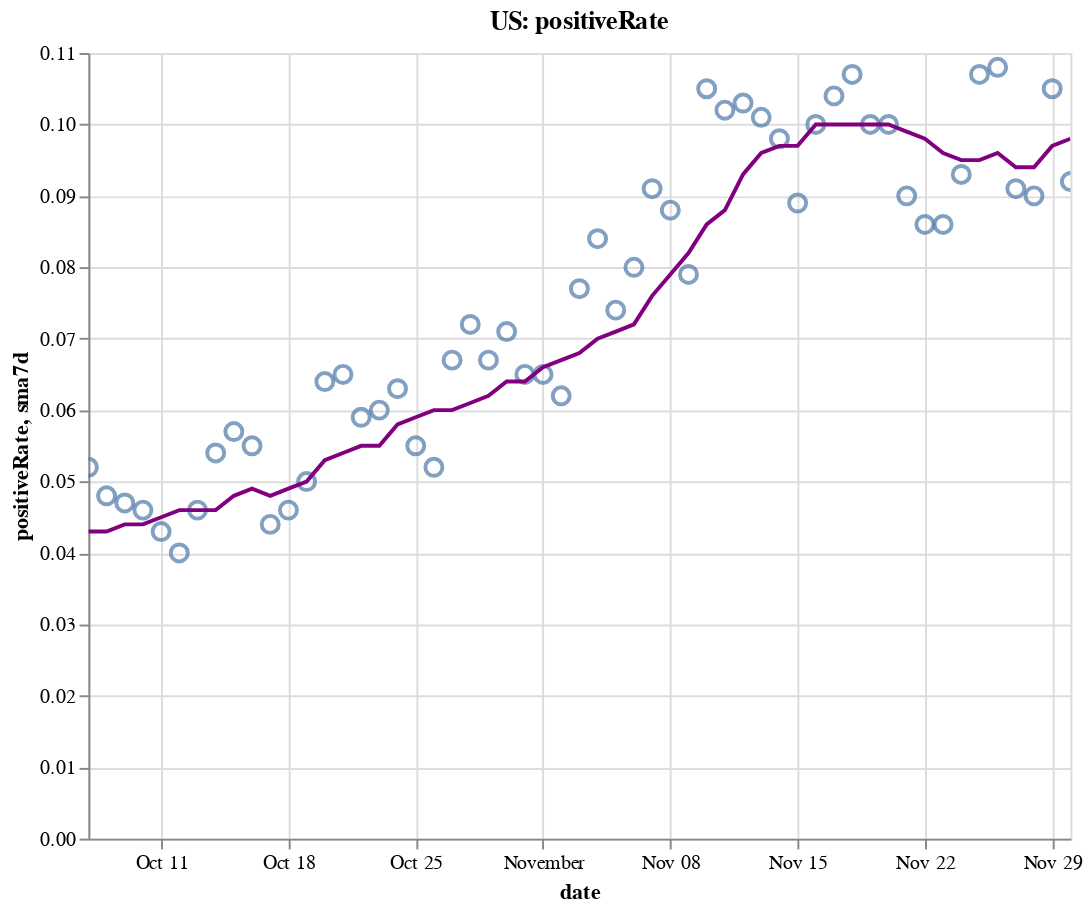

The notebook cell this image was saved under:
### Code cell
create_plot(us, 'positiveRate')

### Figure 1 — Vega-Lite specification as saved in the notebook (floating-point values rounded to 4 significant figures)
{"config": {"view": {"continuousWidth": 400, "continuousHeight": 300}}, "layer": [{"layer": [{"mark": {"type": "point", "size": 75}, "encoding": {"tooltip": [{"type": "temporal", "field": "date"}, {"type": "quantitative", "field": "positiveRate"}, {"type": "quantitative", "field": "sma7d"}], "x": {"type": "temporal", "field": "date"}, "y": {"type": "quantitative", "field": "positiveRate"}}, "selection": {"selector004": {"type": "interval", "bind": "scales", "encodings": ["x", "y"]}}}, {"mark": {"type": "line", "color": "purple"}, "encoding": {"x": {"type": "temporal", "field": "date"}, "y": {"type": "quantitative", "field": "sma7d"}}}]}, {"mark": {"type": "rule", "color": "#aaa"}, "encoding": {"x": {"type": "temporal", "field": "date"}}, "transform": [{"filter": {"selection": "selector003"}}]}, {"mark": "circle", "encoding": {"opacity": {"condition": {"value": 1, "selection": "selector003"}, "value": 0}, "tooltip": [{"type": "temporal", "field": "date"}, {"type": "quantitative", "field": "positiveRate"}, {"type": "quantitative", "field": "sma7d"}], "x": {"type": "temporal", "field": "date"}, "y": {"type": "quantitative", "field": "positiveRate"}}, "selection": {"selector003": {"type": "single", "encodings": ["x"], "on": "mouseover", "nearest": true, "empty": "none"}}}, {"mark": {"type": "text", "align": "left", "dx": 5, "dy": -5, "stroke": "white", "strokeWidth": 2}, "encoding": {"text": {"type": "quantitative", "field": "positiveRate"}, "tooltip": [{"type": "temporal", "field": "date"}, {"type": "quantitative", "field": "positiveRate"}, {"type": "quantitative", "field": "sma7d"}], "x": {"type": "temporal", "field": "date"}, "y": {"type": "quantitative", "field": "positiveRate"}}, "transform": [{"filter": {"selection": "selector003"}}]}, {"mark": {"type": "text", "align": "left", "dx": 5, "dy": -5}, "encoding": {"text": {"type": "quantitative", "field": "positiveRate"}, "tooltip": [{"type": "temporal", "field": "date"}, {"type": "quantitative", "field": "positiveRate"}, {"type": "quantitative", "field": "sma7d"}], "x": {"type": "temporal", "field": "date"}, "y": {"type": "quantitative", "field": "positiveRate"}}, "transform": [{"filter": {"selection": "selector003"}}]}], "data": {"name": "data-f4af8293297c3334f14b711cc3fa27c3"}, "height": 400, "title": "US: positiveRate", "width": 500, "$schema": "https://vega.github.io/schema/vega-lite/v4.8.1.json", "datasets": {"data-f4af8293297c3334f14b711cc3fa27c3": [{"date": "2020-10-07T00:00:00", "totalTestResultsIncrease": 977500.0, "positiveIncrease": 50590.0, "death": 203600.0, "deathIncrease": 910.0, "positiveRate": 0.052, "state": "US", "sma7d": 0.043}, {"date": "2020-10-08T00:00:00", "totalTestResultsIncrease": 1157000.0, "positiveIncrease": 55210.0, "death": 204600.0, "deathIncrease": 987.0, "positiveRate": 0.048, "state": "US", "sma7d": 0.043}, {"date": "2020-10-09T00:00:00", "totalTestResultsIncrease": 1203000.0, "positiveIncrease": 56800.0, "death": 205500.0, "deathIncrease": 887.0, "positiveRate": 0.047, "state": "US", "sma7d": 0.044}, {"date": "2020-10-10T00:00:00", "totalTestResultsIncrease": 1252000.0, "positiveIncrease": 57420.0, "death": 206100.0, "deathIncrease": 666.0, "positiveRate": 0.046, "state": "US", "sma7d": 0.044}, {"date": "2020-10-11T00:00:00", "totalTestResultsIncrease": 1078000.0, "positiveIncrease": 46270.0, "death": 206600.0, "deathIncrease": 465.0, "positiveRate": 0.043, "state": "US", "sma7d": 0.045}, {"date": "2020-10-12T00:00:00", "totalTestResultsIncrease": 1060000.0, "positiveIncrease": 42640.0, "death": 206900.0, "deathIncrease": 287.0, "positiveRate": 0.04, "state": "US", "sma7d": 0.046}, {"date": "2020-10-13T00:00:00", "totalTestResultsIncrease": 1052000.0, "positiveIncrease": 48590.0, "death": 207600.0, "deathIncrease": 700.0, "positiveRate": 0.046, "state": "US", "sma7d": 0.046}, {"date": "2020-10-14T00:00:00", "totalTestResultsIncrease": 1045000.0, "positiveIncrease": 56120.0, "death": 208400.0, "deathIncrease": 816.0, "positiveRate": 0.054, "state": "US", "sma7d": 0.046}, {"date": "2020-10-15T00:00:00", "totalTestResultsIncrease": 1109000.0, "positiveIncrease": 63390.0, "death": 209300.0, "deathIncrease": 937.0, "positiveRate": 0.057, "state": "US", "sma7d": 0.048}, {"date": "2020-10-16T00:00:00", "totalTestResultsIncrease": 1231000.0, "positiveIncrease": 68250.0, "death": 210200.0, "deathIncrease": 891.0, "positiveRate": 0.055, "state": "US", "sma7d": 0.049}, {"date": "2020-10-17T00:00:00", "totalTestResultsIncrease": 1299000.0, "positiveIncrease": 57330.0, "death": 211000.0, "deathIncrease": 762.0, "positiveRate": 0.044, "state": "US", "sma7d": 0.048}, {"date": "2020-10-18T00:00:00", "totalTestResultsIncrease": 1052000.0, "positiveIncrease": 48280.0, "death": 211400.0, "deathIncrease": 397.0, "positiveRate": 0.046, "state": "US", "sma7d": 0.049}, {"date": "2020-10-19T00:00:00", "totalTestResultsIncrease": 1135000.0, "positiveIncrease": 57110.0, "death": 211900.0, "deathIncrease": 461.0, "positiveRate": 0.05, "state": "US", "sma7d": 0.05}, {"date": "2020-10-20T00:00:00", "totalTestResultsIncrease": 952700.0, "positiveIncrease": 60550.0, "death": 212700.0, "deathIncrease": 838.0, "positiveRate": 0.064, "state": "US", "sma7d": 0.053}, {"date": "2020-10-21T00:00:00", "totalTestResultsIncrease": 941800.0, "positiveIncrease": 60950.0, "death": 213700.0, "deathIncrease": 1022.0, "positiveRate": 0.065, "state": "US", "sma7d": 0.054}, {"date": "2020-10-22T00:00:00", "totalTestResultsIncrease": 1230000.0, "positiveIncrease": 72840.0, "death": 214900.0, "deathIncrease": 1136.0, "positiveRate": 0.059, "state": "US", "sma7d": 0.055}, {"date": "2020-10-23T00:00:00", "totalTestResultsIncrease": 1383000.0, "positiveIncrease": 82330.0, "death": 215800.0, "deathIncrease": 923.0, "positiveRate": 0.06, "state": "US", "sma7d": 0.055}, {"date": "2020-10-24T00:00:00", "totalTestResultsIncrease": 1323000.0, "positiveIncrease": 83290.0, "death": 216700.0, "deathIncrease": 882.0, "positiveRate": 0.063, "state": "US", "sma7d": 0.058}, {"date": "2020-10-25T00:00:00", "totalTestResultsIncrease": 1188000.0, "positiveIncrease": 64890.0, "death": 217000.0, "deathIncrease": 374.0, "positiveRate": 0.055, "state": "US", "sma7d": 0.059}, {"date": "2020-10-26T00:00:00", "totalTestResultsIncrease": 1211000.0, "positiveIncrease": 62530.0, "death": 217400.0, "deathIncrease": 402.0, "positiveRate": 0.052, "state": "US", "sma7d": 0.06}, {"date": "2020-10-27T00:00:00", "totalTestResultsIncrease": 1071000.0, "positiveIncrease": 72080.0, "death": 218400.0, "deathIncrease": 920.0, "positiveRate": 0.067, "state": "US", "sma7d": 0.06}, {"date": "2020-10-28T00:00:00", "totalTestResultsIncrease": 1096000.0, "positiveIncrease": 78750.0, "death": 219400.0, "deathIncrease": 1044.0, "positiveRate": 0.072, "state": "US", "sma7d": 0.061}, {"date": "2020-10-29T00:00:00", "totalTestResultsIncrease": 1333000.0, "positiveIncrease": 88730.0, "death": 220400.0, "deathIncrease": 1030.0, "positiveRate": 0.067, "state": "US", "sma7d": 0.062}, {"date": "2020-10-30T00:00:00", "totalTestResultsIncrease": 1364000.0, "positiveIncrease": 97230.0, "death": 221400.0, "deathIncrease": 952.0, "positiveRate": 0.071, "state": "US", "sma7d": 0.064}, {"date": "2020-10-31T00:00:00", "totalTestResultsIncrease": 1390000.0, "positiveIncrease": 90590.0, "death": 222300.0, "deathIncrease": 951.0, "positiveRate": 0.065, "state": "US", "sma7d": 0.064}, {"date": "2020-11-01T00:00:00", "totalTestResultsIncrease": 1128000.0, "positiveIncrease": 73850.0, "death": 222700.0, "deathIncrease": 388.0, "positiveRate": 0.065, "state": "US", "sma7d": 0.066}, {"date": "2020-11-02T00:00:00", "totalTestResultsIncrease": 1327000.0, "positiveIncrease": 82050.0, "death": 223200.0, "deathIncrease": 499.0, "positiveRate": 0.062, "state": "US", "sma7d": 0.067}, {"date": "2020-11-03T00:00:00", "totalTestResultsIncrease": 1129000.0, "positiveIncrease": 86660.0, "death": 224700.0, "deathIncrease": 1515.0, "positiveRate": 0.077, "state": "US", "sma7d": 0.068}, {"date": "2020-11-04T00:00:00", "totalTestResultsIncrease": 1223000.0, "positiveIncrease": 103300.0, "death": 225900.0, "deathIncrease": 1126.0, "positiveRate": 0.084, "state": "US", "sma7d": 0.07}, {"date": "2020-11-05T00:00:00", "totalTestResultsIncrease": 1567000.0, "positiveIncrease": 116400.0, "death": 227000.0, "deathIncrease": 1131.0, "positiveRate": 0.074, "state": "US", "sma7d": 0.071}, {"date": "2020-11-06T00:00:00", "totalTestResultsIncrease": 1564000.0, "positiveIncrease": 125800.0, "death": 228200.0, "deathIncrease": 1168.0, "positiveRate": 0.08, "state": "US", "sma7d": 0.072}, {"date": "2020-11-07T00:00:00", "totalTestResultsIncrease": 1413000.0, "positiveIncrease": 129200.0, "death": 229300.0, "deathIncrease": 1104.0, "positiveRate": 0.091, "state": "US", "sma7d": 0.076}, {"date": "2020-11-08T00:00:00", "totalTestResultsIncrease": 1252000.0, "positiveIncrease": 110300.0, "death": 229700.0, "deathIncrease": 485.0, "positiveRate": 0.088, "state": "US", "sma7d": 0.079}, {"date": "2020-11-09T00:00:00", "totalTestResultsIncrease": 1516000.0, "positiveIncrease": 119400.0, "death": 230300.0, "deathIncrease": 589.0, "positiveRate": 0.079, "state": "US", "sma7d": 0.082}, {"date": "2020-11-10T00:00:00", "totalTestResultsIncrease": 1252000.0, "positiveIncrease": 131200.0, "death": 231700.0, "deathIncrease": 1360.0, "positiveRate": 0.105, "state": "US", "sma7d": 0.086}, {"date": "2020-11-11T00:00:00", "totalTestResultsIncrease": 1418000.0, "positiveIncrease": 144800.0, "death": 233200.0, "deathIncrease": 1543.0, "positiveRate": 0.102, "state": "US", "sma7d": 0.088}, {"date": "2020-11-12T00:00:00", "totalTestResultsIncrease": 1476000.0, "positiveIncrease": 152000.0, "death": 234400.0, "deathIncrease": 1141.0, "positiveRate": 0.103, "state": "US", "sma7d": 0.093}, {"date": "2020-11-13T00:00:00", "totalTestResultsIncrease": 1698000.0, "positiveIncrease": 172100.0, "death": 235700.0, "deathIncrease": 1275.0, "positiveRate": 0.101, "state": "US", "sma7d": 0.096}, {"date": "2020-11-14T00:00:00", "totalTestResultsIncrease": 1662000.0, "positiveIncrease": 163500.0, "death": 237000.0, "deathIncrease": 1312.0, "positiveRate": 0.098, "state": "US", "sma7d": 0.097}, {"date": "2020-11-15T00:00:00", "totalTestResultsIncrease": 1615000.0, "positiveIncrease": 144400.0, "death": 237600.0, "deathIncrease": 677.0, "positiveRate": 0.089, "state": "US", "sma7d": 0.097}, {"date": "2020-11-16T00:00:00", "totalTestResultsIncrease": 1487000.0, "positiveIncrease": 148900.0, "death": 238300.0, "deathIncrease": 637.0, "positiveRate": 0.1, "state": "US", "sma7d": 0.1}, {"date": "2020-11-17T00:00:00", "totalTestResultsIncrease": 1512000.0, "positiveIncrease": 156700.0, "death": 239800.0, "deathIncrease": 1555.0, "positiveRate": 0.104, "state": "US", "sma7d": 0.1}, {"date": "2020-11-18T00:00:00", "totalTestResultsIncrease": 1539000.0, "positiveIncrease": 164000.0, "death": 241700.0, "deathIncrease": 1869.0, "positiveRate": 0.107, "state": "US", "sma7d": 0.1}, {"date": "2020-11-19T00:00:00", "totalTestResultsIncrease": 1821000.0, "positiveIncrease": 182800.0, "death": 243700.0, "deathIncrease": 1971.0, "positiveRate": 0.1, "state": "US", "sma7d": 0.1}, {"date": "2020-11-20T00:00:00", "totalTestResultsIncrease": 1919000.0, "positiveIncrease": 192800.0, "death": 245500.0, "deathIncrease": 1862.0, "positiveRate": 0.1, "state": "US", "sma7d": 0.1}, {"date": "2020-11-21T00:00:00", "totalTestResultsIncrease": 2004000.0, "positiveIncrease": 179700.0, "death": 247000.0, "deathIncrease": 1512.0, "positiveRate": 0.09, "state": "US", "sma7d": 0.099}, {"date": "2020-11-22T00:00:00", "totalTestResultsIncrease": 1744000.0, "positiveIncrease": 150800.0, "death": 247900.0, "deathIncrease": 892.0, "positiveRate": 0.086, "state": "US", "sma7d": 0.098}, {"date": "2020-11-23T00:00:00", "totalTestResultsIncrease": 1759000.0, "positiveIncrease": 151000.0, "death": 248900.0, "deathIncrease": 956.0, "positiveRate": 0.086, "state": "US", "sma7d": 0.096}, {"date": "2020-11-24T00:00:00", "totalTestResultsIncrease": 1790000.0, "positiveIncrease": 167000.0, "death": 250900.0, "deathIncrease": 2029.0, "positiveRate": 0.093, "state": "US", "sma7d": 0.095}, {"date": "2020-11-25T00:00:00", "totalTestResultsIncrease": 1721000.0, "positiveIncrease": 183600.0, "death": 253200.0, "deathIncrease": 2285.0, "positiveRate": 0.107, "state": "US", "sma7d": 0.095}, {"date": "2020-11-26T00:00:00", "totalTestResultsIncrease": 1170000.0, "positiveIncrease": 126300.0, "death": 254500.0, "deathIncrease": 1326.0, "positiveRate": 0.108, "state": "US", "sma7d": 0.096}, {"date": "2020-11-27T00:00:00", "totalTestResultsIncrease": 2126000.0, "positiveIncrease": 193800.0, "death": 255900.0, "deathIncrease": 1367.0, "positiveRate": 0.091, "state": "US", "sma7d": 0.094}, {"date": "2020-11-28T00:00:00", "totalTestResultsIncrease": 1710000.0, "positiveIncrease": 154500.0, "death": 257100.0, "deathIncrease": 1232.0, "positiveRate": 0.09, "state": "US", "sma7d": 0.094}, {"date": "2020-11-29T00:00:00", "totalTestResultsIncrease": 1290000.0, "positiveIncrease": 135200.0, "death": 257900.0, "deathIncrease": 803.0, "positiveRate": 0.105, "state": "US", "sma7d": 0.097}, {"date": "2020-11-30T00:00:00", "totalTestResultsIncrease": 1592000.0, "positiveIncrease": 146600.0, "death": 259000.0, "deathIncrease": 1136.0, "positiveRate": 0.092, "state": "US", "sma7d": 0.098}]}}
